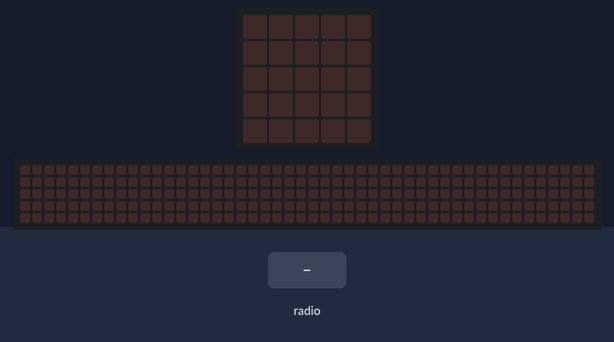
A program run on a simulated BBC micro:bit running MicroPython. Parts: the board's 5×5 LED display, a strip that is not on the board, showing the scrolling text unrolled. The test bench sets the inputs (shaded band). The 48×5 strip is a reading aid, not a part: it shows the text the display is scrolling, unrolled, one strip-width of it at a time.

Above: at 1.2 s.
1.3 s: radio message "1" arrives
At 1.37 s:
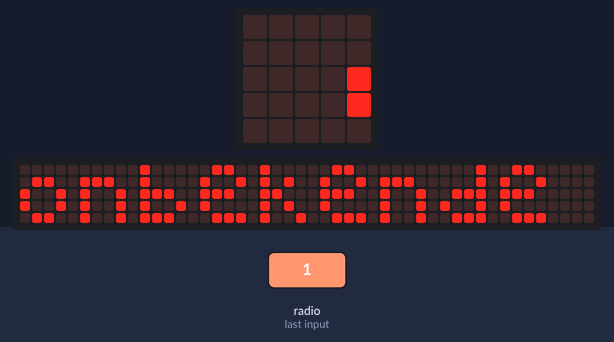
At 1.82 s:
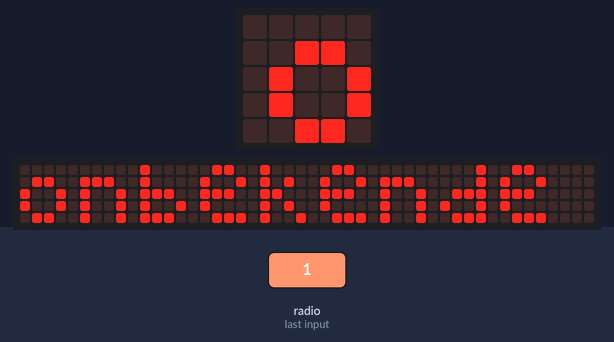
Timing chart, 0 to 4.3 s (numbered marks = the images above; inputs shaded):
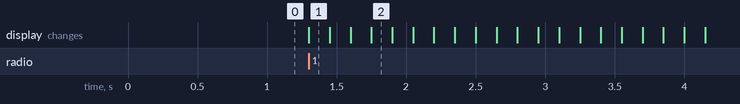

Measured:
- after the input at 1.3 s, the display: changes at once (image 1)

The program:

MicroDancePlayer.py
```python
from microbit import *
import radio

#accelerometer.set_range(2)
radio.config(channel=54)
radio.on()
display.on()
dx = -1
dy = -1
dz = -1
streng = 200
punten = 0

def error(p):
    display.scroll(p, wait=True, loop=True)

def vergelijk():
    global dx, dy, dz, punten
    print("x:{}".format(dx))
    print("y:{}".format(dy))
    print("z:{}".format((dz)))
    if (dx < 0 or dy < 0 or dz < 0):
        error("verkeerde volgorde van radio boodschappen")

    if (dx < streng and dy < streng and dz < streng):
        punten = punten + 1
        dx = dy = dz = -1
        display.scroll(str(punten), wait=False, loop=True)


while True:
    msg = radio.receive()
    if msg is None: continue
    msg = msg.split(":")
    if msg[0] == "x":
        dx = abs(accelerometer.get_x() - int(msg[1]))
    elif msg[0] == "y":
        dy = abs(accelerometer.get_y() - int(msg[1]))
    elif msg[0] == "z":
        dz = abs(accelerometer.get_z() - int(msg[1]))
        vergelijk()
    else:
        error("onbekende radio boodschap: " + msg[0])
```
